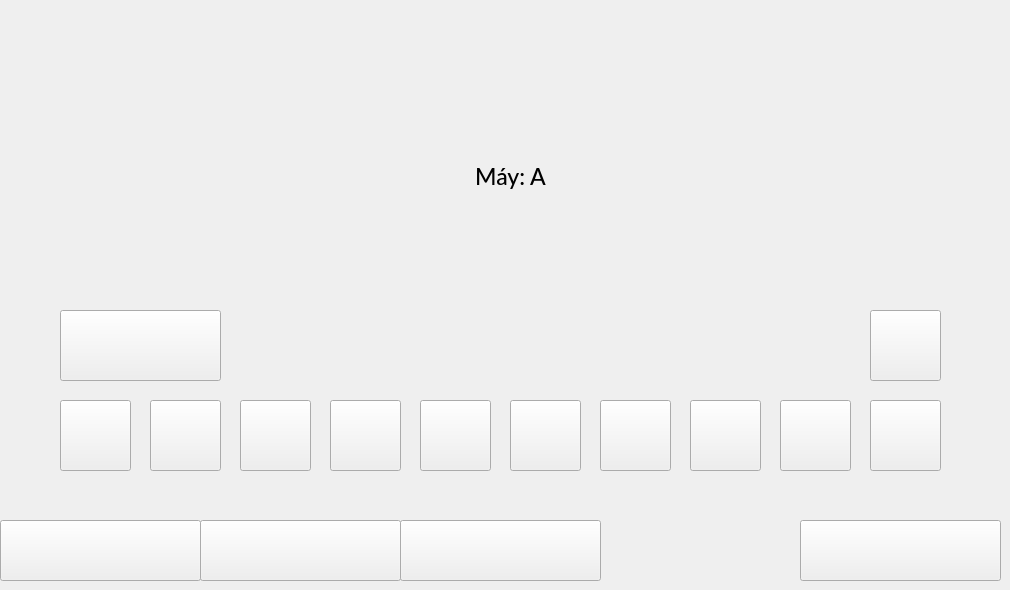
   <widget class="QWidget" name="W_cancelMission">
    <widget class="QPushButton" name="Cancel_return">
     <property name="geometry">
      <rect>
       <x>0</x>
       <y>520</y>
       <width>201</width>
       <height>61</height>
      </rect>
     </property>
     <property name="text">
      <string/>
     </property>
    </widget>
    <widget class="QLabel" name="Cancel_background">
     <property name="geometry">
      <rect>
       <x>0</x>
       <y>0</y>
       <width>1001</width>
       <height>581</height>
      </rect>
     </property>
     <property name="autoFillBackground">
      <bool>false</bool>
     </property>
     <property name="styleSheet">
      <string notr="true">background-color: transparent</string>
     </property>
     <property name="text">
      <string/>
     </property>
     <property name="pixmap">
      <pixmap>interface/background/7.png</pixmap>
     </property>
     <property name="scaledContents">
      <bool>true</bool>
     </property>
    </widget>
    <widget class="QPushButton" name="Cancel_1">
     <property name="geometry">
      <rect>
       <x>150</x>
       <y>400</y>
       <width>71</width>
       <height>71</height>
      </rect>
     </property>
     <property name="text">
      <string/>
     </property>
    </widget>
    <widget class="QPushButton" name="Cancel_2">
     <property name="geometry">
      <rect>
       <x>240</x>
       <y>400</y>
       <width>71</width>
       <height>71</height>
      </rect>
     </property>
     <property name="text">
      <string/>
     </property>
    </widget>
    <widget class="QPushButton" name="Cancel_3">
     <property name="geometry">
      <rect>
       <x>330</x>
       <y>400</y>
       <width>71</width>
       <height>71</height>
      </rect>
     </property>
     <property name="text">
      <string/>
     </property>
    </widget>
    <widget class="QPushButton" name="Cancel_4">
     <property name="geometry">
      <rect>
       <x>420</x>
       <y>400</y>
       <width>71</width>
       <height>71</height>
      </rect>
     </property>
     <property name="text">
      <string/>
     </property>
    </widget>
    <widget class="QPushButton" name="Cancel_5">
     <property name="geometry">
      <rect>
       <x>510</x>
       <y>400</y>
       <width>71</width>
       <height>71</height>
      </rect>
     </property>
     <property name="text">
      <string/>
     </property>
    </widget>
    <widget class="QPushButton" name="Cancel_6">
     <property name="geometry">
      <rect>
       <x>600</x>
       <y>400</y>
       <width>71</width>
       <height>71</height>
      </rect>
     </property>
     <property name="text">
      <string/>
     </property>
    </widget>
    <widget class="QPushButton" name="Cancel_7">
     <property name="geometry">
      <rect>
       <x>690</x>
       <y>400</y>
       <width>71</width>
       <height>71</height>
      </rect>
     </property>
     <property name="text">
      <string/>
     </property>
    </widget>
    <widget class="QPushButton" name="Cancel_8">
     <property name="geometry">
      <rect>
       <x>780</x>
       <y>400</y>
       <width>71</width>
       <height>71</height>
      </rect>
     </property>
     <property name="text">
      <string/>
     </property>
    </widget>
    <widget class="QPushButton" name="Cancel_9">
     <property name="geometry">
      <rect>
       <x>870</x>
       <y>400</y>
       <width>71</width>
       <height>71</height>
      </rect>
     </property>
     <property name="text">
      <string/>
     </property>
    </widget>
    <widget class="QPushButton" name="Cancel_0">
     <property name="geometry">
      <rect>
       <x>60</x>
       <y>400</y>
       <width>71</width>
       <height>71</height>
      </rect>
     </property>
     <property name="text">
      <string/>
     </property>
    </widget>
    <widget class="QPushButton" name="Cancel_confirm">
     <property name="geometry">
      <rect>
       <x>60</x>
       <y>310</y>
       <width>161</width>
       <height>71</height>
      </rect>
     </property>
     <property name="text">
      <string/>
     </property>
    </widget>
    <widget class="QLabel" name="Cancel_output">
     <property name="geometry">
      <rect>
       <x>270</x>
       <y>320</y>
       <width>531</width>
       <height>61</height>
      </rect>
     </property>
     <property name="font">
      <font>
       <family>Lato Medium</family>
       <pointsize>19</pointsize>
      </font>
     </property>
     <property name="text">
      <string/>
     </property>
     <property name="alignment">
      <set>Qt::AlignCenter</set>
     </property>
    </widget>
    <widget class="QLabel" name="Cancel_output2">
     <property name="geometry">
      <rect>
       <x>440</x>
       <y>320</y>
       <width>231</width>
       <height>51</height>
      </rect>
     </property>
     <property name="font">
      <font>
       <family>Lato Heavy</family>
       <pointsize>14</pointsize>
      </font>
     </property>
     <property name="text">
      <string/>
     </property>
    </widget>
    <widget class="QPushButton" name="Cancel_auto">
     <property name="geometry">
      <rect>
       <x>200</x>
       <y>520</y>
       <width>201</width>
       <height>61</height>
      </rect>
     </property>
     <property name="text">
      <string/>
     </property>
    </widget>
    <widget class="QPushButton" name="Cancel_manual">
     <property name="geometry">
      <rect>
       <x>400</x>
       <y>520</y>
       <width>201</width>
       <height>61</height>
      </rect>
     </property>
     <property name="text">
      <string/>
     </property>
    </widget>
    <widget class="QPushButton" name="Cancel_info">
     <property name="geometry">
      <rect>
       <x>800</x>
       <y>520</y>
       <width>201</width>
       <height>61</height>
      </rect>
     </property>
     <property name="text">
      <string/>
     </property>
    </widget>
    <widget class="QLabel" name="Cancel_lenh">
     <property name="geometry">
      <rect>
       <x>210</x>
       <y>140</y>
       <width>601</width>
       <height>71</height>
      </rect>
     </property>
     <property name="font">
      <font>
       <family>Lato Medium</family>
       <pointsize>17</pointsize>
      </font>
     </property>
     <property name="text">
      <string>Máy: A</string>
     </property>
     <property name="alignment">
      <set>Qt::AlignCenter</set>
     </property>
    </widget>
    <widget class="QPushButton" name="Cancel_del">
     <property name="geometry">
      <rect>
       <x>870</x>
       <y>310</y>
       <width>71</width>
       <height>71</height>
      </rect>
     </property>
     <property name="text">
      <string/>
     </property>
    </widget>
    <zorder>Cancel_background</zorder>
    <zorder>Cancel_return</zorder>
    <zorder>Cancel_1</zorder>
    <zorder>Cancel_2</zorder>
    <zorder>Cancel_3</zorder>
    <zorder>Cancel_4</zorder>
    <zorder>Cancel_5</zorder>
    <zorder>Cancel_6</zorder>
    <zorder>Cancel_7</zorder>
    <zorder>Cancel_8</zorder>
    <zorder>Cancel_9</zorder>
    <zorder>Cancel_0</zorder>
    <zorder>Cancel_confirm</zorder>
    <zorder>Cancel_output</zorder>
    <zorder>Cancel_output2</zorder>
    <zorder>Cancel_auto</zorder>
    <zorder>Cancel_manual</zorder>
    <zorder>Cancel_info</zorder>
    <zorder>Cancel_lenh</zorder>
    <zorder>Cancel_del</zorder>
   </widget>
